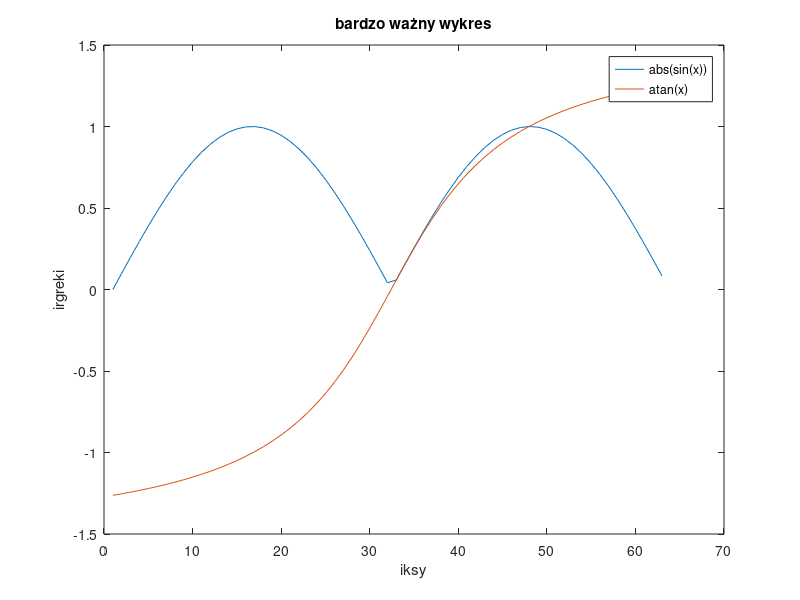

MATLAB code for this plot:
x = [-pi;pi];
plot([abs(sin([-pi:0.1:pi]));atan([-pi:0.1:pi])]')
xlabel('iksy')
ylabel('irgreki')
title('bardzo ważny wykres')
legend('abs(sin(x))','atan(x)')
